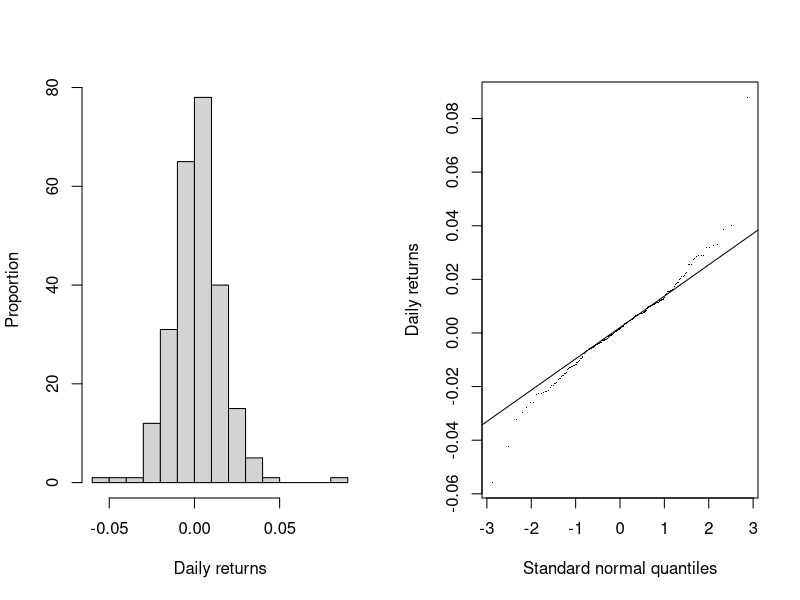

The R source for this figure:
## amzn data set ##

# Setting working directory (customize) #
setwd("/Users/miguel/Dropbox/Current jobs/STAT-2016")

# Importing data #
amzn <- read.csv("Data/amzn.csv")
str(amzn)
head(amzn)

# Calculating returns #
returns <- amzn$open[-1]/amzn$open[-length(amzn$open)] - 1

# Sample stats #
library(e1071)
mean(returns)
sd(returns)
skewness(returns)
kurtosis(returns)

# Figure 9.3 #
pdf("Figures/fig 9.3.pdf", width=6.25, height=3.5, pointsize=7)
par(mfrow=c(1,2))
hist(returns, main="", xlab="Daily returns", ylab="Proportion", breaks=15)
qqnorm(returns, main="", xlab="Standard normal quantiles", ylab="Daily returns", pch=".")
qqline(returns)
dev.off()
